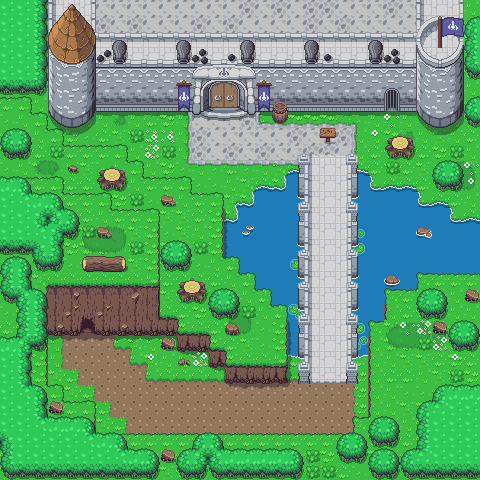

This game map was drawn from its Tiled (.tmx) file and the tilesets committed beside it. A one-line description and the trimmed map source follow:
An orthogonal 30x30 tile map with 16x16 px tiles, 7 tile layers (Ground, Castle Structure, Shadows, Hilly terrain, ...), 2 tilesets and 39 objects.

<map version="1.10" tiledversion="1.11.2" orientation="orthogonal" renderorder="right-down" width="30" height="30" tilewidth="16" tileheight="16" infinite="0" nextlayerid="10" nextobjectid="50">
 <tileset firstgid="1" name="test-tiles" tilewidth="16" tileheight="16" tilecount="1440" columns="40">
  <image source="gfx/Overworld.png" width="640" height="576" />
  <tile id="1163">
   <animation>
    <frame tileid="1163" duration="100" />
    <frame tileid="1165" duration="100" />
    <frame tileid="1167" duration="100" />
    <frame tileid="1169" duration="100" />
    <frame tileid="1171" duration="100" />
   </animation>
  </tile>
  <tile id="1164">
   <animation>
    <frame tileid="1164" duration="100" />
    <frame tileid="1166" duration="100" />
    <frame tileid="1168" duration="100" />
    <frame tileid="1170" duration="100" />
    <frame tileid="1172" duration="100" />
   </animation>
  </tile>
  <tile id="1203">
   <animation>
    <frame tileid="1203" duration="100" />
    <frame tileid="1205" duration="100" />
    <frame tileid="1207" duration="100" />
    <frame tileid="1209" duration="100" />
    <frame tileid="1211" duration="100" />
   </animation>
  </tile>
  <tile id="1204">
   <animation>
    <frame tileid="1204" duration="100" />
    <frame tileid="1206" duration="100" />
    <frame tileid="1208" duration="100" />
    <frame tileid="1210" duration="100" />
    <frame tileid="1212" duration="100" />
   </animation>
  </tile>
 </tileset>
 <tileset firstgid="1441" name="obeject-tiles" tilewidth="16" tileheight="16" tilecount="660" columns="33">
  <image source="gfx/objects.png" width="528" height="320" />
 </tileset>
 <layer id="1" name="Ground" width="30" height="30">
  <data>[900 cells, 900 non-empty, 33 distinct tile ids]</data>
 </layer>
 <layer id="5" name="Castle Structure" width="30" height="30">
  <data>[900 cells, 118 non-empty, 10 distinct tile ids]</data>
 </layer>
 <layer id="7" name="Shadows" width="30" height="30">
  <data>[900 cells, 40 non-empty, 7 distinct tile ids]</data>
 </layer>
 <layer id="3" name="Hilly terrain" width="30" height="30">
  <data>[900 cells, 375 non-empty, 39 distinct tile ids]</data>
 </layer>
 <layer id="2" name="Decorations" width="30" height="30">
  <data>[900 cells, 273 non-empty, 51 distinct tile ids]</data>
 </layer>
 <layer id="4" name="Structures" width="30" height="30">
  <data>[900 cells, 126 non-empty, 64 distinct tile ids]</data>
 </layer>
 <layer id="6" name="Castle Decorations" width="30" height="30">
  <data>[900 cells, 43 non-empty, 31 distinct tile ids]</data>
 </layer>
 <objectgroup id="8" name="Collisions">
  <properties>
   <property name="collidable" type="bool" value="true" />
  </properties>
  <object id="1" x="32" y="272" width="16" height="128" />
  <object id="2" x="48" y="384" width="16" height="16" />
  <object id="3" x="48" y="400" width="48" height="16" />
  <object id="4" x="80" y="416" width="16" height="32" />
  <object id="5" x="96" y="432" width="256" height="16" />
  <object id="6" x="352" y="416" width="16" height="32" />
  <object id="7" x="368" y="320" width="16" height="96" />
  <object id="8" x="384" y="288" width="16" height="32" />
  <object id="9" x="400" y="288" width="16" height="16" />
  <object id="10" x="416" y="272" width="64" height="16" />
  <object id="11" x="48" y="320" width="128" height="16" />
  <object id="12" x="176" y="336" width="32" height="16" />
  <object id="13" x="208" y="352" width="16" height="16" />
  <object id="14" x="224" y="368" width="64" height="16" />
  <object id="16" x="288" y="160" width="20" height="224" />
  <object id="17" x="347.333" y="160" width="20.6667" height="224" />
  <object id="20" x="272" y="160" width="16" height="32" />
  <object id="21" x="240" y="176" width="32" height="16" />
  <object id="22" x="240" y="192" width="16" height="16" />
  <object id="23" x="224" y="192" width="16" height="32" />
  <object id="24" x="192" y="192" width="32" height="16" />
  <object id="26" x="144" y="176" width="48" height="16" />
  <object id="27" x="128" y="160" width="16" height="16" />
  <object id="28" x="64" y="144" width="64" height="16" />
  <object id="29" x="48" y="128" width="16" height="16" />
  <object id="31" x="0" y="96" width="32" height="16" />
  <object id="33" x="48" y="0" width="48" height="128" />
  <object id="35" x="96" y="96" width="320" height="16" />
  <object id="36" x="416" y="32" width="48" height="96" />
  <object id="37" x="464" y="112" width="16" height="16" />
  <object id="39" x="480" y="112" width="16" height="176" />
  <object id="40" x="448" y="208" width="32" height="16" />
  <object id="41" x="416" y="192" width="32" height="16" />
  <object id="42" x="432" y="160" width="32" height="32" />
  <object id="43" x="384" y="132.667" width="32" height="27.3333" />
  <object id="44" x="368" y="176" width="48" height="16" />
  <object id="46" x="272" y="112" width="16" height="16" />
  <object id="47" x="32" y="112" width="16" height="16" />
 </objectgroup>
 <objectgroup id="9" name="Portals">
  <object id="49" x="80" y="320" width="16" height="18.9091">
   <properties>
    <property name="spawn_x" type="int" value="451" />
    <property name="spawn_y" type="int" value="326" />
    <property name="target_map" value="puzzle4" />
   </properties>
  </object>
 </objectgroup>
</map>
